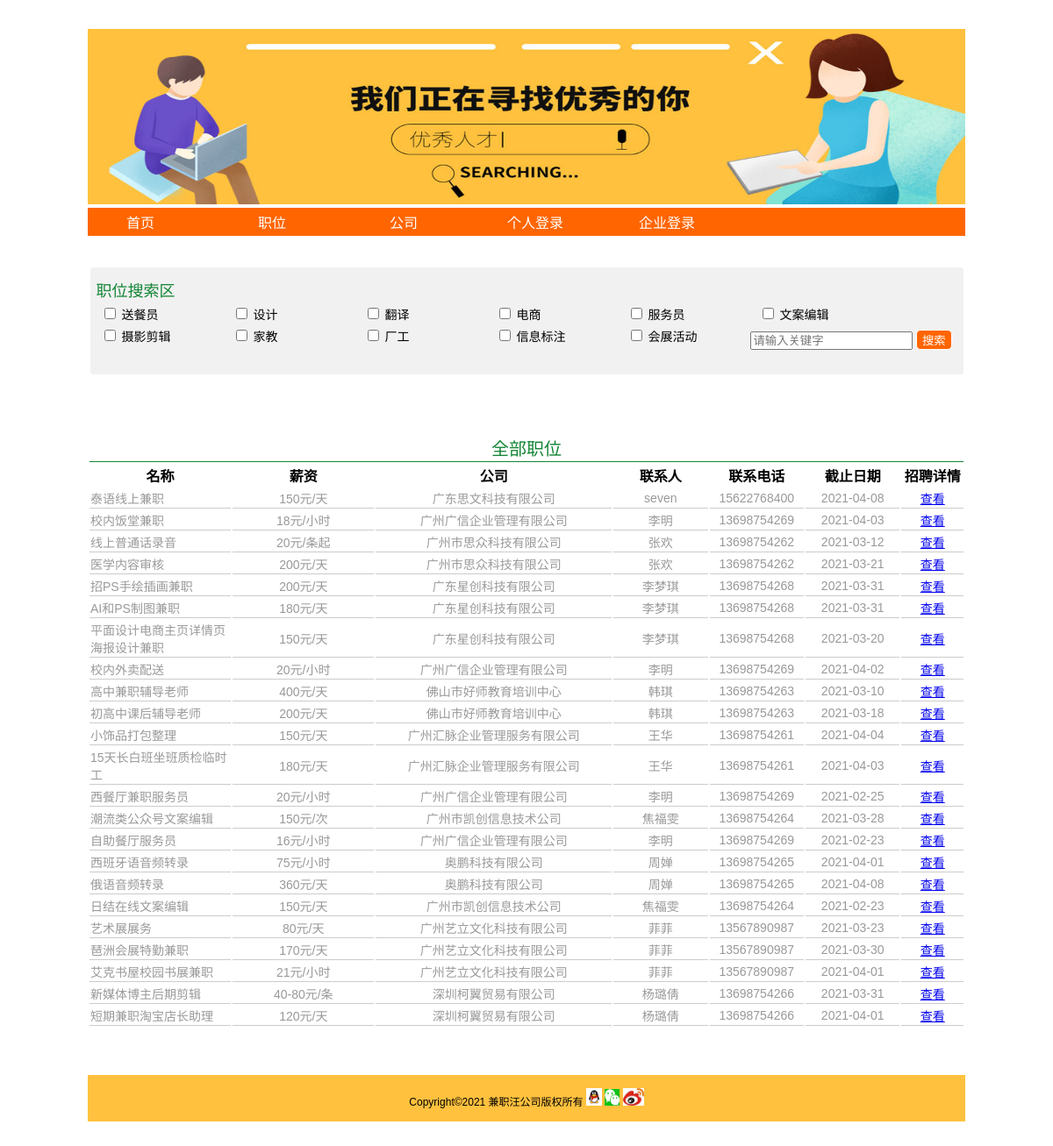
The page /PracticeWorks/校园兼职信息发布系统/part_time_job/zhiwei.php on the database its author committed.
### tables this page shows
CREATE TABLE IF NOT EXISTS `job` (
  `job_id` int(11) NOT NULL AUTO_INCREMENT,
  `type` varchar(30) NOT NULL COMMENT '信息类型',
  `enter_id` int(11) NOT NULL COMMENT '发布者id',
  `title` varchar(50) NOT NULL COMMENT '信息标题',
  `content` varchar(500) NOT NULL COMMENT '信息内容',
  `salary` varchar(30) NOT NULL COMMENT '薪资',
  `company` varchar(100) NOT NULL COMMENT '公司',
  `site` varchar(100) NOT NULL COMMENT '公司地址',
  `contacts` varchar(20) NOT NULL COMMENT '联系人',
  `tel` varchar(30) NOT NULL COMMENT '联系电话',
  `edate` date NOT NULL COMMENT '发布时间',
  PRIMARY KEY (`job_id`)
);

### PracticeWorks/校园兼职信息发布系统/part_time_job/work.php (the view, shortened to what this page needs)
<?php
 include_once("./conn/conn.php");
$w = 'where 1=1';
$sql = 'select * from job '.$w;
$zpinfo = mysqli_query($conn,$sql);
$datarow = mysqli_num_rows($zpinfo);
for ($i=0; $i < $datarow; $i++) {
  $sginfo[] = mysqli_fetch_array($zpinfo);
}
?>
   <table border="0" align="center" width="100%" class="table01">
    <tr> <td colspan="7" style="font-size:20px;text-align:center;" align="center" class="title">全部职位</td></tr>
    <tr>
     <th width="15%" >名称</th>
      <th width="15%" >薪资</th>
      <th width="25%" >公司</th>
      <th width="10%" >联系人</th>
      <th width="10%" >联系电话</th>
      <th width="10%" >截止日期</th>
      <th width="5%"  >招聘详情</th>
    </tr>
    <?php foreach($sginfo as $k =>$v):?>
    <tr>
      <td  align="left"><?php echo $v['title'];?></td>
      <td  align="center"><?php echo $v['salary'];?></td>
	  <td  align="center"><?php echo $v['company'];?></td>
      <td  align="center"><?php echo $v['contacts'];?></td>
      <td  align="center"><?php echo $v['tel'];?></td>
      <td  align="center"><?php echo $v['edate'];?></td>
      <td  align="center"><a href="detail.php?id=<?php echo $v['job_id'];?>">查看</a></td>
    </tr>
    <?php endforeach;?>
  </table>

### PracticeWorks/校园兼职信息发布系统/part_time_job/css/base.css (style rules this page uses)
body { margin: 0px; padding: 0px; font-family: sans-serif; background-size: cover; }
.table01 { text-align:center; width:100%; }
.table01 .title { font-size:20px; text-align:left; color:#138535; border-bottom:1px solid #138535; }
.table01 th { text-align:center; white-space:nowrap; }
.table01 td { border-bottom:1px solid #ccc; font-size:14px; height-line:24px; color:#999; }

### PracticeWorks/校园兼职信息发布系统/part_time_job/bottom.php (style rules this page uses)
table { margin: 30px auto; }

### rows shown on the page
job: title "泰语线上兼职", salary "150元/天", company "广东思文科技有限公司", contacts "seven", tel "15622768400", edate "2021-04-08"
job: title "校内饭堂兼职", salary "18元/小时", company "广州广信企业管理有限公司", contacts "李明", tel "13698754269", edate "2021-04-03"
job: title "线上普通话录音", salary "20元/条起", company "广州市思众科技有限公司", contacts "张欢", tel "13698754262", edate "2021-03-12"
job: title "医学内容审核", salary "200元/天", company "广州市思众科技有限公司", contacts "张欢", tel "13698754262", edate "2021-03-21"
job: title "招PS手绘插画兼职", salary "200元/天", company "广东星创科技有限公司", contacts "李梦琪", tel "13698754268", edate "2021-03-31"
job: title "AI和PS制图兼职", salary "180元/天", company "广东星创科技有限公司", contacts "李梦琪", tel "13698754268", edate "2021-03-31"
job: title "平面设计电商主页详情页海报设计兼职", salary "150元/天", company "广东星创科技有限公司", contacts "李梦琪", tel "13698754268", edate "2021-03-20"
job: title "校内外卖配送", salary "20元/小时", company "广州广信企业管理有限公司", contacts "李明", tel "13698754269", edate "2021-04-02"
job: title "高中兼职辅导老师", salary "400元/天", company "佛山市好师教育培训中心", contacts "韩琪", tel "13698754263", edate "2021-03-10"
job: title "初高中课后辅导老师", salary "200元/天", company "佛山市好师教育培训中心", contacts "韩琪", tel "13698754263", edate "2021-03-18"
job: title "小饰品打包整理", salary "150元/天", company "广州汇脉企业管理服务有限公司", contacts "王华", tel "13698754261", edate "2021-04-04"
job: title "15天长白班坐班质检临时工", salary "180元/天", company "广州汇脉企业管理服务有限公司", contacts "王华", tel "13698754261", edate "2021-04-03"
job: title "西餐厅兼职服务员", salary "20元/小时", company "广州广信企业管理有限公司", contacts "李明", tel "13698754269", edate "2021-02-25"
job: title "潮流类公众号文案编辑", salary "150元/次", company "广州市凯创信息技术公司", contacts "焦福雯", tel "13698754264", edate "2021-03-28"
job: title "自助餐厅服务员", salary "16元/小时", company "广州广信企业管理有限公司", contacts "李明", tel "13698754269", edate "2021-02-23"
job: title "西班牙语音频转录", salary "75元/小时", company "奥鹏科技有限公司", contacts "周婵", tel "13698754265", edate "2021-04-01"
job: title "俄语音频转录", salary "360元/天", company "奥鹏科技有限公司", contacts "周婵", tel "13698754265", edate "2021-04-08"
job: title "日结在线文案编辑", salary "150元/天", company "广州市凯创信息技术公司", contacts "焦福雯", tel "13698754264", edate "2021-02-23"
job: title "艺术展展务", salary "80元/天", company "广州艺立文化科技有限公司", contacts "菲菲", tel "13567890987", edate "2021-03-23"
job: title "琶洲会展特勤兼职", salary "170元/天", company "广州艺立文化科技有限公司", contacts "菲菲", tel "13567890987", edate "2021-03-30"
job: title "艾克书屋校园书展兼职", salary "21元/小时", company "广州艺立文化科技有限公司", contacts "菲菲", tel "13567890987", edate "2021-04-01"
job: title "新媒体博主后期剪辑", salary "40-80元/条", company "深圳柯翼贸易有限公司", contacts "杨璐倩", tel "13698754266", edate "2021-03-31"
job: title "短期兼职淘宝店长助理", salary "120元/天", company "深圳柯翼贸易有限公司", contacts "杨璐倩", tel "13698754266", edate "2021-04-01"

### other values the page prints
$v "送餐员"
$v "设计"
$v "翻译"
$v "电商"
$v "服务员"
$v "文案编辑"
$v "摄影剪辑"
$v "家教"
$v "厂工"
$v "信息标注"
$v "会展活动"
